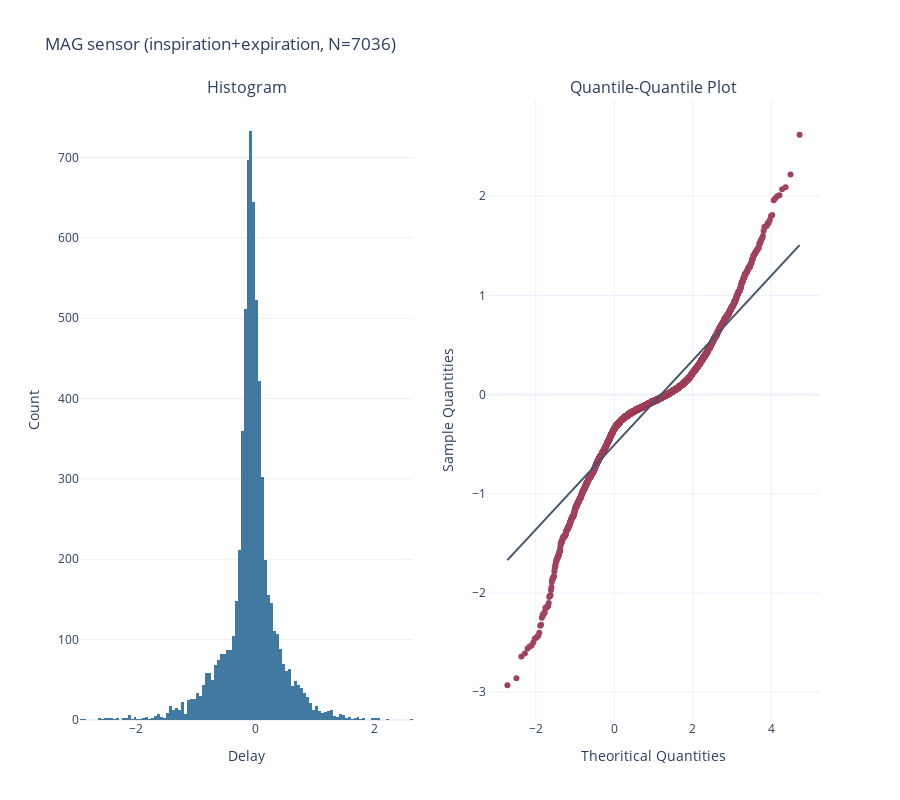
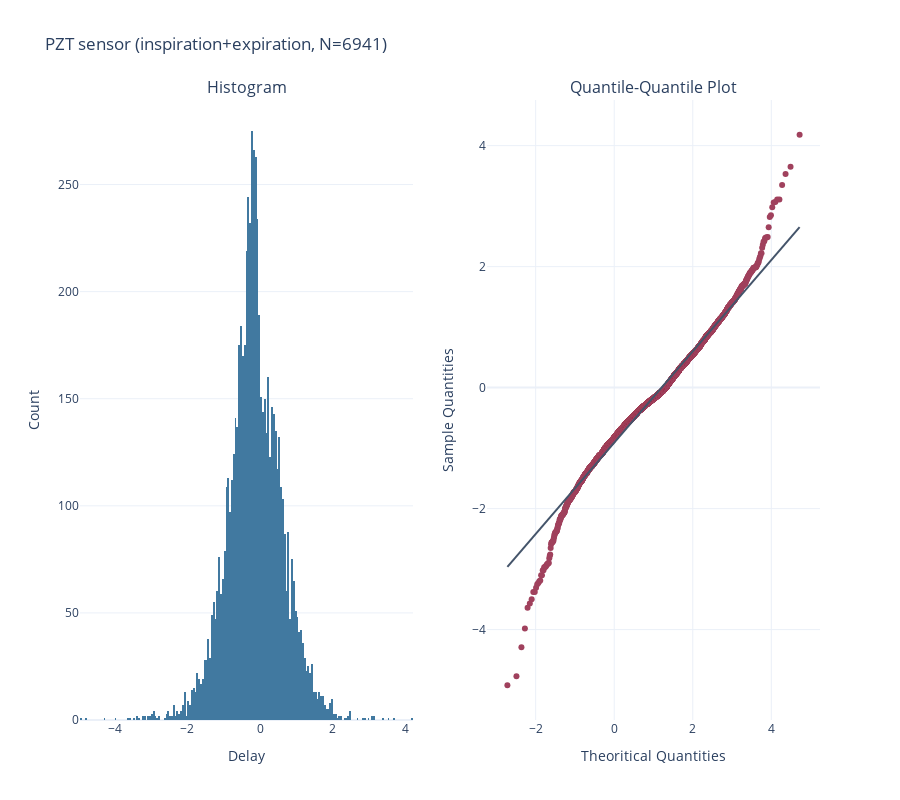

Notebook cell for these charts, in order:
### Code cell
normality_test(delays_i_all_mag + delays_e_all_mag, sensor="MAG", type="inspiration+expiration")
normality_test(delays_i_all_pzt + delays_e_all_pzt, sensor="PZT", type="inspiration+expiration")

### Figure 1 — Plotly figure (JSON) as saved in the notebook; plotly's stock layout.template omitted (floating-point values rounded to 4 significant figures; data arrays with more than 128 entries replaced by an {"elided": "..."} marker saying what was removed)
{"data": [{"marker": {"color": "#4179A0"}, "type": "histogram", "x": {"elided": "7036 float values"}, "xaxis": "x", "yaxis": "y"}, {"marker": {"color": "#A0415D"}, "mode": "markers", "type": "scatter", "x": {"elided": "7036 float values"}, "xaxis": "x2", "y": {"elided": "7036 float values"}, "yaxis": "y2"}, {"line": {"color": "#44546A"}, "mode": "lines", "type": "scatter", "x": [-2.723, 4.723], "xaxis": "x2", "y": [-1.668, 1.508], "yaxis": "y2"}], "layout": {"annotations": [{"font": {"size": 16}, "showarrow": false, "text": "Histogram", "x": 0.225, "xanchor": "center", "xref": "paper", "y": 1, "yanchor": "bottom", "yref": "paper"}, {"font": {"size": 16}, "showarrow": false, "text": "Quantile-Quantile Plot", "x": 0.775, "xanchor": "center", "xref": "paper", "y": 1, "yanchor": "bottom", "yref": "paper"}], "height": 800, "showlegend": false, "title": {"text": "MAG sensor (inspiration+expiration, N=7036)"}, "width": 900, "xaxis": {"anchor": "y", "domain": [0, 0.45], "title": {"text": "Delay"}, "zeroline": false}, "xaxis2": {"anchor": "y2", "domain": [0.55, 1], "title": {"text": "Theoritical Quantities"}, "zeroline": false}, "yaxis": {"anchor": "x", "domain": [0, 1], "title": {"text": "Count"}}, "yaxis2": {"anchor": "x2", "domain": [0, 1], "title": {"text": "Sample Quantities"}}}}

### Figure 2 — Plotly figure (JSON) as saved in the notebook; plotly's stock layout.template omitted (floating-point values rounded to 4 significant figures; data arrays with more than 128 entries replaced by an {"elided": "..."} marker saying what was removed)
{"data": [{"marker": {"color": "#4179A0"}, "type": "histogram", "x": {"elided": "6941 float values"}, "xaxis": "x", "yaxis": "y"}, {"marker": {"color": "#A0415D"}, "mode": "markers", "type": "scatter", "x": {"elided": "6941 float values"}, "xaxis": "x2", "y": {"elided": "6941 float values"}, "yaxis": "y2"}, {"line": {"color": "#44546A"}, "mode": "lines", "type": "scatter", "x": [-2.719, 4.719], "xaxis": "x2", "y": [-2.963, 2.654], "yaxis": "y2"}], "layout": {"annotations": [{"font": {"size": 16}, "showarrow": false, "text": "Histogram", "x": 0.225, "xanchor": "center", "xref": "paper", "y": 1, "yanchor": "bottom", "yref": "paper"}, {"font": {"size": 16}, "showarrow": false, "text": "Quantile-Quantile Plot", "x": 0.775, "xanchor": "center", "xref": "paper", "y": 1, "yanchor": "bottom", "yref": "paper"}], "height": 800, "showlegend": false, "title": {"text": "PZT sensor (inspiration+expiration, N=6941)"}, "width": 900, "xaxis": {"anchor": "y", "domain": [0, 0.45], "title": {"text": "Delay"}, "zeroline": false}, "xaxis2": {"anchor": "y2", "domain": [0.55, 1], "title": {"text": "Theoritical Quantities"}, "zeroline": false}, "yaxis": {"anchor": "x", "domain": [0, 1], "title": {"text": "Count"}}, "yaxis2": {"anchor": "x2", "domain": [0, 1], "title": {"text": "Sample Quantities"}}}}
